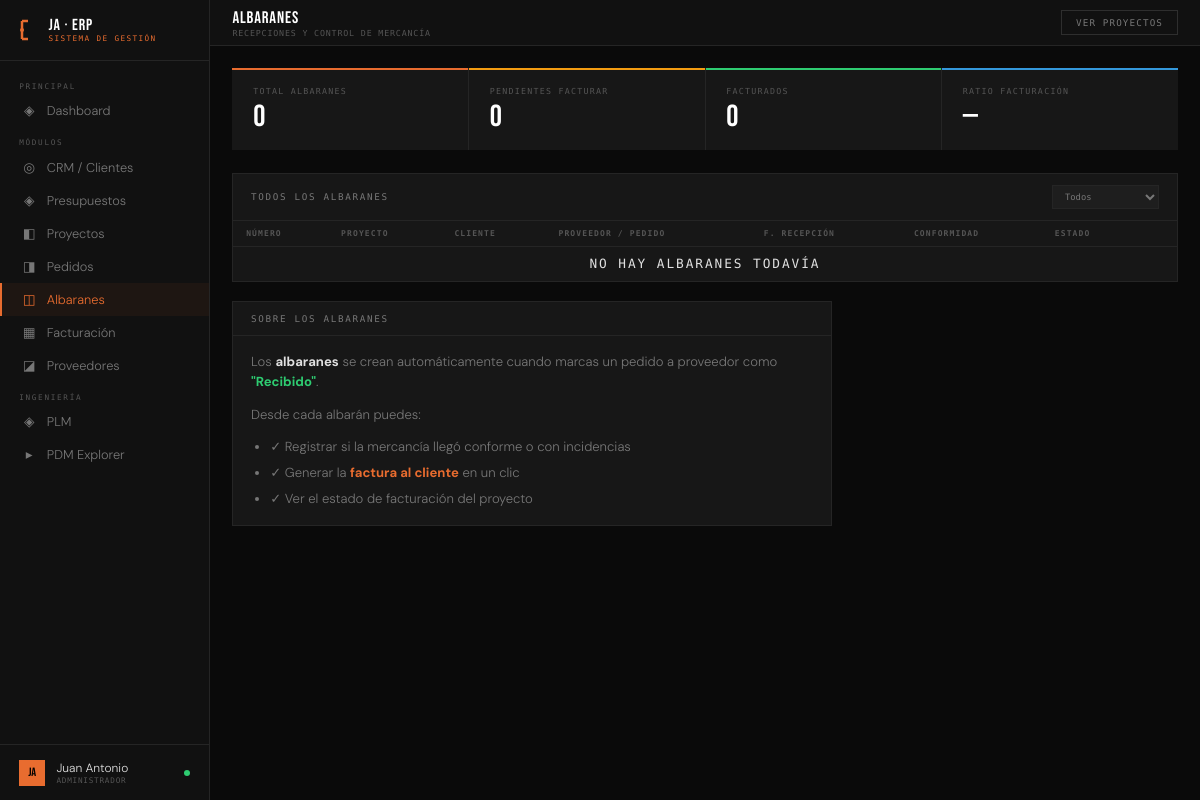
The page /albaranes on the database as committed earlier.
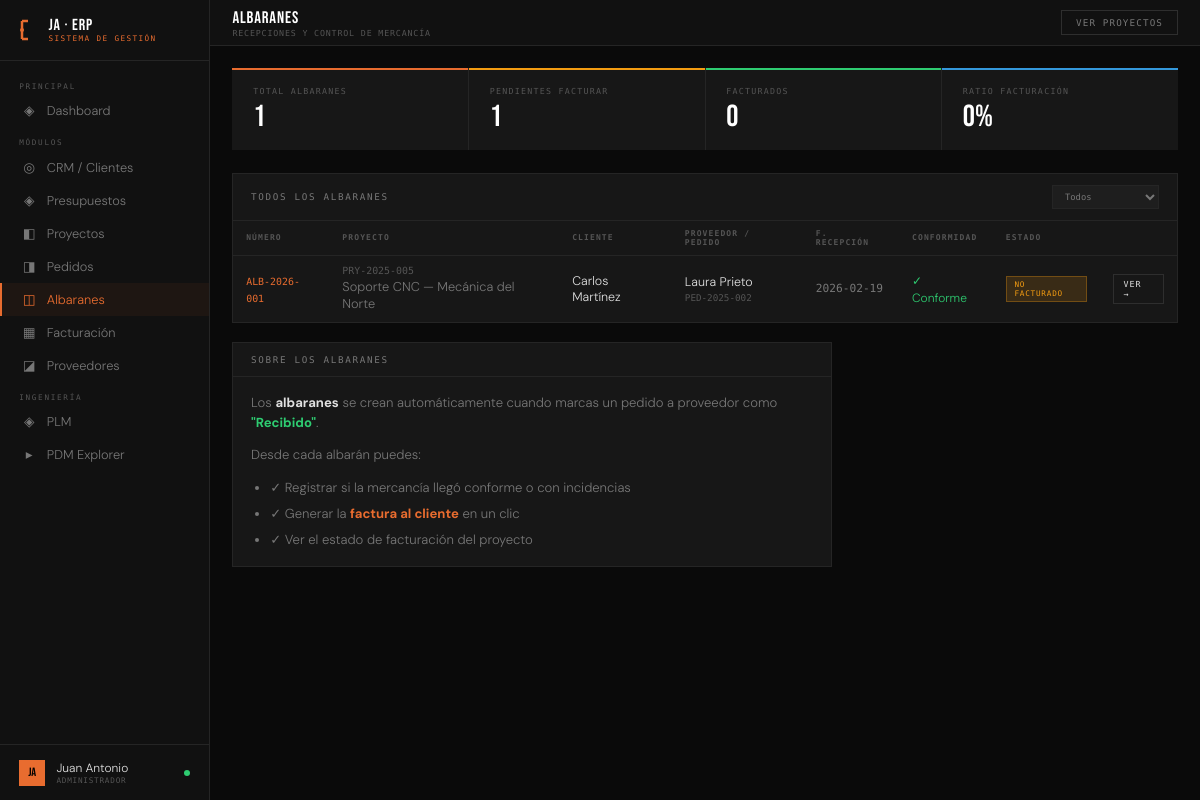
The same page on the database as committed later.
### tables this page shows
CREATE TABLE albaranes (
        id INTEGER PRIMARY KEY AUTOINCREMENT,
        pedido_id INTEGER NOT NULL,
        proyecto_id INTEGER NOT NULL,
        numero TEXT UNIQUE,
        fecha_recepcion TEXT DEFAULT CURRENT_DATE,
        estado TEXT DEFAULT 'no_facturado',
        conformidad TEXT,
        notas TEXT,
        FOREIGN KEY (pedido_id) REFERENCES pedidos_proveedor(id),
        FOREIGN KEY (proyecto_id) REFERENCES proyectos(id));

CREATE TABLE proyectos (
        id INTEGER PRIMARY KEY AUTOINCREMENT,
        cliente_id INTEGER, presupuesto_id INTEGER,
        referencia TEXT UNIQUE, nombre TEXT NOT NULL,
        servicio TEXT, estado TEXT DEFAULT 'en_diseno',
        progreso INTEGER DEFAULT 0,
        fecha_inicio TEXT, fecha_entrega TEXT,
        importe REAL DEFAULT 0,
        horas_estimadas REAL DEFAULT 0,
        notas TEXT,
        fecha_creacion TEXT DEFAULT CURRENT_DATE,
        FOREIGN KEY (cliente_id) REFERENCES clientes(id),
        FOREIGN KEY (presupuesto_id) REFERENCES presupuestos(id));

CREATE TABLE clientes (
        id INTEGER PRIMARY KEY AUTOINCREMENT,
        nombre TEXT NOT NULL, empresa TEXT, email TEXT, telefono TEXT,
        sector TEXT, estado TEXT DEFAULT 'lead', notas TEXT,
        fecha_alta TEXT DEFAULT CURRENT_DATE);

CREATE TABLE proveedores (
        id INTEGER PRIMARY KEY AUTOINCREMENT,
        nombre TEXT NOT NULL, empresa TEXT, email TEXT, telefono TEXT,
        especialidad TEXT, valoracion REAL DEFAULT 5.0,
        estado TEXT DEFAULT 'activo', notas TEXT,
        fecha_alta TEXT DEFAULT CURRENT_DATE);

CREATE TABLE pedidos_proveedor (
        id INTEGER PRIMARY KEY AUTOINCREMENT,
        proveedor_id INTEGER, proyecto_id INTEGER,
        numero TEXT UNIQUE, concepto TEXT,
        importe REAL DEFAULT 0, estado TEXT DEFAULT 'pendiente',
        fecha_pedido TEXT DEFAULT CURRENT_DATE, fecha_entrega_esperada TEXT,
        notas TEXT,
        FOREIGN KEY (proveedor_id) REFERENCES proveedores(id),
        FOREIGN KEY (proyecto_id) REFERENCES proyectos(id));

### app.py (the view)
@app.route('/albaranes')
def albaranes():
    conn = get_db()
    albaranes = conn.execute('''SELECT a.*,
        p.referencia as proyecto_ref, p.nombre as proyecto_nombre,
        c.nombre as cliente_nombre,
        ped.numero as pedido_numero, ped.concepto as pedido_concepto,
        prov.nombre as proveedor_nombre
        FROM albaranes a
        JOIN proyectos p ON p.id = a.proyecto_id
        JOIN clientes c ON c.id = p.cliente_id
        JOIN pedidos_proveedor ped ON ped.id = a.pedido_id
        JOIN proveedores prov ON prov.id = ped.proveedor_id
        ORDER BY a.fecha_recepcion DESC''').fetchall()
    stats = {
        'total': conn.execute("SELECT COUNT(*) FROM albaranes").fetchone()[0],
        'no_facturados': conn.execute("SELECT COUNT(*) FROM albaranes WHERE estado='no_facturado'").fetchone()[0],
        'facturados': conn.execute("SELECT COUNT(*) FROM albaranes WHERE estado='facturado'").fetchone()[0],
    }
    conn.close()
    return render_template('albaranes.html', albaranes=albaranes, stats=stats)

### app.py (called while the page is built)
def get_db():
    conn = sqlite3.connect(DB)
    conn.row_factory = sqlite3.Row
    return conn

@app.context_processor
def inject_globals():
    return {
        'today': date.today().isoformat(),
        'now': datetime.now().strftime('%b %Y'),
        'request': request,
    }

### templates/albaranes.html (shortened to what this page needs)
{% extends "base.html" %}
{% block topbar %}
<div><div class="topbar-title">ALBARANES</div><div class="topbar-sub">Recepciones y control de mercancía</div></div>
<div class="topbar-right">
  <button class="btn" onclick="location.href='/proyectos'">Ver proyectos</button>
</div>
{% endblock %}
{% block content %}
<div class="kpi-row">
  <div class="kpi orange"><div class="kpi-label">Total albaranes</div><div class="kpi-value">{{ stats.total }}</div></div>
  <div class="kpi yellow"><div class="kpi-label">Pendientes facturar</div><div class="kpi-value">{{ stats.no_facturados }}</div></div>
  <div class="kpi green"><div class="kpi-label">Facturados</div><div class="kpi-value">{{ stats.facturados }}</div></div>
  <div class="kpi blue"><div class="kpi-label">Ratio facturación</div><div class="kpi-value">{% if stats.total > 0 %}{{ ((stats.facturados / stats.total * 100)|int) }}%{% else %}—{% endif %}</div></div>
</div>
<div class="panel">
  <div class="panel-header">
    <span class="panel-title">Todos los albaranes</span>
    <div style="display:flex;gap:.5rem">
      <select onchange="filtrarAlbaranes(this.value)" style="background:var(--card);border:1px solid var(--border);color:var(--muted2);font-family:var(--mono);font-size:.55rem;padding:.3rem .5rem;outline:none">
        <option value="">Todos</option>
      </select>
    </div>
  </div>
  <table class="table" id="tabla-albaranes">
    <thead><tr><th>Número</th><th>Proyecto</th><th>Cliente</th><th>Proveedor / Pedido</th><th>F. Recepción</th><th>Conformidad</th><th>Estado</th><th></th></tr></thead>
    <tbody>
      {% for a in albaranes %}
      <tr data-estado="{{ a.estado }}">
        <td><span style="font-family:var(--mono);font-size:.62rem;color:var(--accent)">{{ a.numero }}</span></td>
        <td>
          <div style="font-family:var(--mono);font-size:.62rem;color:var(--muted)">{{ a.proyecto_ref }}</div>
          <div style="font-size:.8rem;color:var(--muted2);margin-top:.1rem">{{ a.proyecto_nombre[:35] }}{% if a.proyecto_nombre|length > 35 %}...{% endif %}</div>
        </td>
        <td style="font-size:.78rem">{{ a.cliente_nombre }}</td>
        <td>
          <div style="font-size:.78rem">{{ a.proveedor_nombre }}</div>
          <div style="font-family:var(--mono);font-size:.58rem;color:var(--muted);margin-top:.1rem">{{ a.pedido_numero }}</div>
        </td>
        <td style="font-family:var(--mono);font-size:.7rem;color:var(--muted2)">{{ a.fecha_recepcion }}</td>
        <td>
          {% if a.conformidad == 'Conforme' %}<span style="color:var(--green);font-size:.75rem">✓ Conforme</span>
          {% elif a.conformidad == 'Incidencia' %}<span style="color:var(--red);font-size:.75rem">✗ Incidencia</span>
          {% else %}<span style="color:var(--muted2);font-size:.75rem">{{ a.conformidad }}</span>{% endif %}
        </td>
        <td>
          {% if a.estado == 'facturado' %}<span class="badge badge-green">Facturado</span>
          {% else %}<span class="badge badge-yellow">No facturado</span>{% endif %}
        </td>
        <td><a href="/albaran/{{ a.id }}" class="btn btn-sm">Ver →</a></td>
      </tr>
      {% else %}
      <tr><td colspan="8" class="empty">No hay albaranes todavía</td></tr>
      {% endfor %}
    </tbody>
  </table>
</div>
<div class="panel" style="max-width:600px">
  <div class="panel-header"><span class="panel-title">Sobre los albaranes</span></div>
  <div class="panel-body" style="font-size:.82rem;color:var(--muted2);line-height:1.5">
    <p style="margin-bottom:.8rem">
      Los <strong style="color:var(--text)">albaranes</strong> se crean automáticamente cuando marcas un pedido a proveedor como <strong style="color:var(--green)">"Recibido"</strong>.
    </p>
    <p style="margin-bottom:.8rem">
      Desde cada albarán puedes:
    </p>
    <ul style="margin-left:1.2rem;display:flex;flex-direction:column;gap:.4rem">
      <li>✓ Registrar si la mercancía llegó conforme o con incidencias</li>
      <li>✓ Generar la <strong style="color:var(--accent)">factura al cliente</strong> en un clic</li>
      <li>✓ Ver el estado de facturación del proyecto</li>
    </ul>
  </div>
</div>
{% endblock %}

### templates/base.html (shortened to what this page needs)
<!DOCTYPE html>
<html lang="es">
<head>
</head>
<body>
<aside class="sidebar">
  <div class="sb-logo">
    <svg width="18" height="22" viewBox="0 0 18 22">
      <line x1="3" y1="2" x2="3" y2="20" stroke="#e86c2f" stroke-width="2.5"/>
      <line x1="3" y1="2" x2="9" y2="2" stroke="#e86c2f" stroke-width="2.5"/>
      <line x1="3" y1="20" x2="9" y2="20" stroke="#e86c2f" stroke-width="2.5"/>
      <circle cx="3" cy="11" r="2" fill="#e86c2f"/>
    </svg>
    <div><div class="sb-logo-name">JA · ERP</div><div class="sb-logo-sub">Sistema de gestión</div></div>
  </div>
<nav class="sb-nav">
    <div class="sb-group">Principal</div>
    <a href="/dashboard" class="sb-item {{ 'active' if request.path=='/dashboard' or request.path=='/' else '' }}">
      <span class="sb-icon">◈</span> Dashboard
    </a>
    <div class="sb-group">Módulos</div>
    <a href="/clientes" class="sb-item {{ 'active' if 'cliente' in request.path else '' }}">
      <span class="sb-icon">◎</span> CRM / Clientes
    </a>
    <a href="/presupuestos" class="sb-item {{ 'active' if 'presupuesto' in request.path and 'cliente' not in request.path else '' }}">
      <span class="sb-icon">◈</span> Presupuestos
    </a>
    <a href="/proyectos" class="sb-item {{ 'active' if 'proyect' in request.path else '' }}">
      <span class="sb-icon">◧</span> Proyectos
    </a>
    <a href="/pedidos" class="sb-item {{ 'active' if 'pedidos' in request.path and 'proveedor' not in request.path else '' }}">
      <span class="sb-icon">◨</span> Pedidos
    </a>
    <a href="/albaranes" class="sb-item {{ 'active' if 'albaran' in request.path else '' }}">
      <span class="sb-icon">◫</span> Albaranes
    </a>
    <a href="/facturacion" class="sb-item {{ 'active' if 'factur' in request.path else '' }}">
      <span class="sb-icon">▦</span> Facturación
    </a>
    <a href="/proveedores" class="sb-item {{ 'active' if 'proveedor' in request.path else '' }}">
      <span class="sb-icon">◪</span> Proveedores
    </a>
       <div class="sb-group">Ingeniería</div>
        <a href="/plm" class="sb-item {{ 'active' if request.path=='/plm' else '' }}">
      <span class="sb-icon">◈</span> PLM
    </a>
    <a href="/plm/explorer" class="sb-item {{ 'active' if 'explorer' in request.path else '' }}">
      <span class="sb-icon">▸</span> PDM Explorer
    </a>
  </nav>
  <div class="sb-footer">
    <div class="sb-user">
      <div class="sb-avatar">JA</div>
      <div><div class="sb-uname">Juan Antonio</div><div class="sb-urole">Administrador</div></div>
      <div class="online-dot"></div>
    </div>
  </div>
</aside>
<div class="main">
  <div class="topbar">{% block topbar %}{% endblock %}</div>
  <div class="content">{% block content %}{% endblock %}</div>
</div>
</body>
</html>

Rows that differ between the two databases and show on the page:
added albaranes: numero "ALB-2026-001", proyecto_ref "PRY-2025-005", nombre "Soporte CNC — Mecánica del Norte", cliente_nombre "Carlos Martínez", proveedor_nombre "Laura Prieto", pedido_numero "PED-2025-002", fecha_recepcion "2026-02-19", conformidad "✓ Conforme", estado "NO FACTURADO"
Other text that changed with them:
{{ stats.total }}: "0" → "1"
{{ stats.no_facturados }}: "0" → "1"
{{ ((stats.facturados / stats.total * 100)|int) }}: (not shown) → "0"
text no longer shown: "— NO HAY ALBARANES TODAVÍA"
